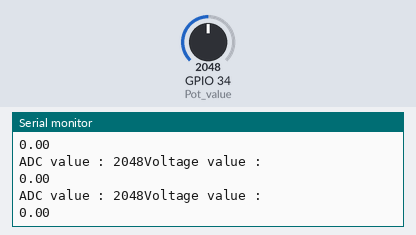
Recording of a sketch running on a simulated ESP32. On the bench: the last lines printed to the serial monitor. The inputs (shaded band) are chosen by the test bench; at power-on: GPIO 34 (Pot_value) = 2048.

Above: at 1.2 s.
1.3 s: GPIO 34 (Pot_value) set to 2866
At 2.1 s:
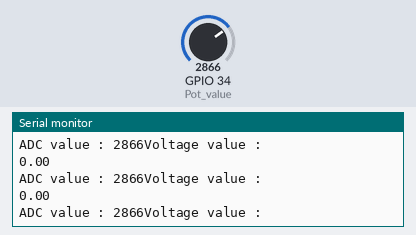
2.8 s: GPIO 34 (Pot_value) set to 3603
At 3.7 s:
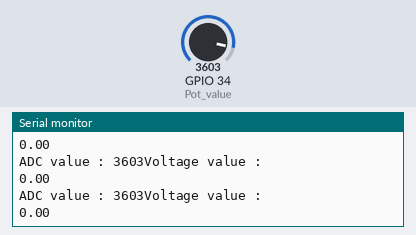
Timing chart, 0 to 4.4 s (numbered marks = the images above; inputs shaded):
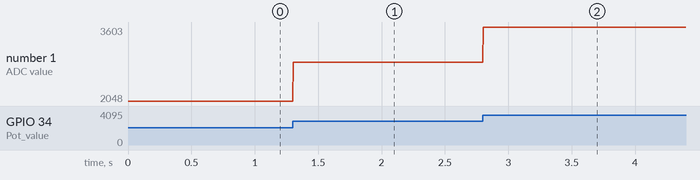

Measured:
- after the input at 1.3 s, the serial monitor: prints a new line at once (image 1)
- after the input at 2.8 s, the serial monitor: prints a new line at once (image 2)
- plotted number 1: 2048 → 2866 after the input at 1.3 s, 2866 → 3603 after the input at 2.8 s

The sketch:

03_ADC_value_process.ino
```cpp
int Pot_value = 34; //Analog Pin

void setup()
{
  // put your setup code here, to run once:
  Serial.begin(115200); //Setting the Baud rate.
  pinMode(Pot_value,INPUT); // Setting the pin to Input mode.
}

void loop()
{
  // put your main code here, to run repeatedly:
  int adc_value = analogRead(Pot_value); //  Reading the analog values.
  float voltage = (adc_value / 4095) * 3.3; // 12bit ADC so the value ranges from 0-4095

  Serial.print("ADC value : ");
  Serial.print(adc_value);
  Serial.println("Voltage value : ");
  Serial.print(voltage,2);
  Serial.println(" ");
}
```
